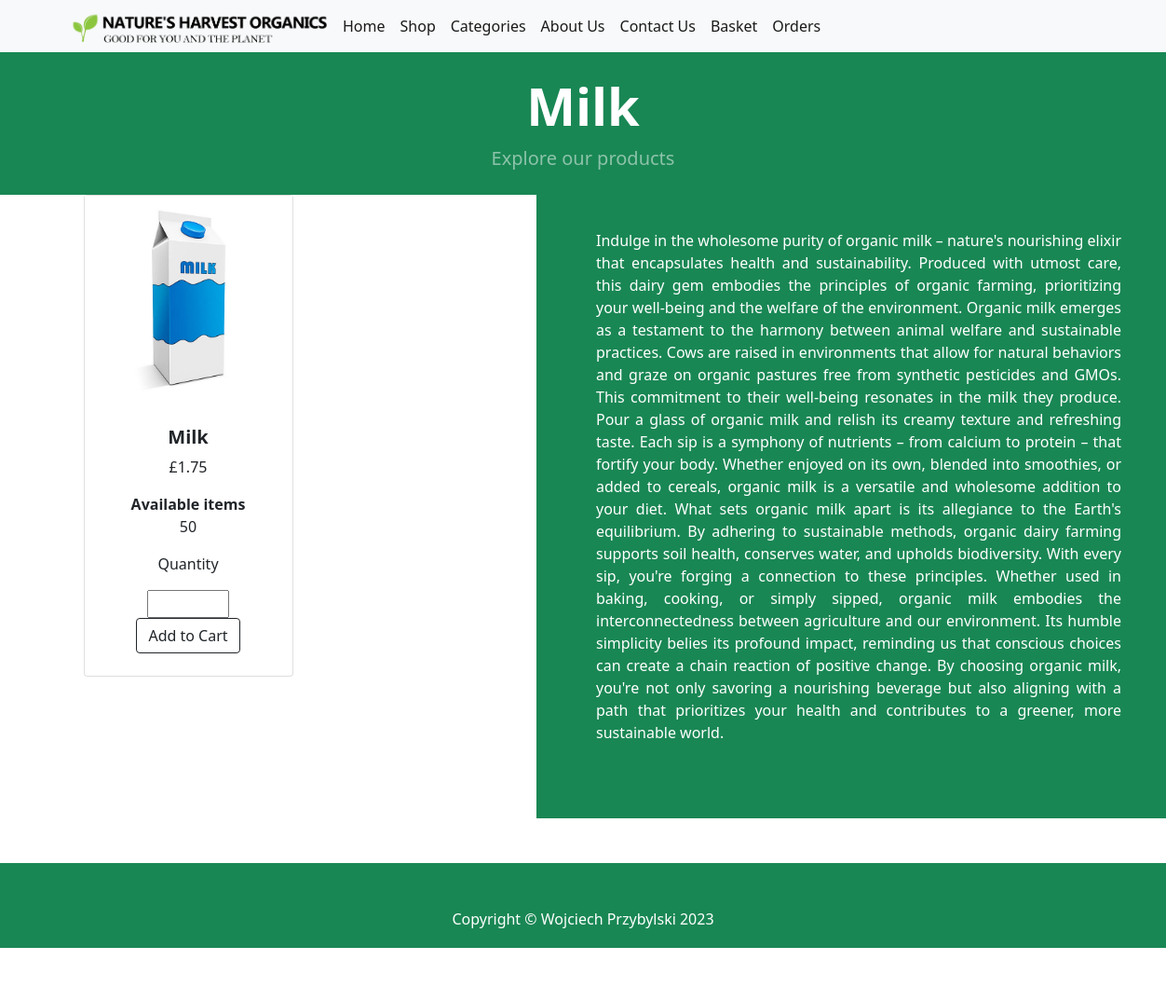
The app's page /Milk with its own data.
### tables this page shows
CREATE TABLE items (
	id INTEGER NOT NULL, 
	name VARCHAR(30) NOT NULL, 
	stock INTEGER NOT NULL, 
	price FLOAT NOT NULL, 
	type_id VARCHAR(15) NOT NULL, 
	PRIMARY KEY (id), 
	UNIQUE (name), 
	FOREIGN KEY(type_id) REFERENCES types (id)
);

### application/__init__.py (the view)
    @app.route('/Milk')
    def milk():
        from application import models
        items = models.Items.query.all()
        baseUrl = '/static/'
        return render_template("indiv_items/milk.html", baseUrl=baseUrl, items=items)

### application/templates/indiv_items/milk.html (shortened to what this page needs)
{% extends 'base.html' %}
{% block content %}
    <header class="bg-success py-2">
        <div class="container px-4 px-lg-5 my-3">
            <div class="text-center text-white">
                <h1 class="display-4 fw-bolder">Milk</h1>
                <p class="lead fw-normal text-white-50 mb-0">Explore our products</p>
            </div>
        </div>
    </header>
    <section class="py-5">
        <div class="container px-4 px-lg-5 mt-5">
            <div class="row gx-4 gx-lg-5 row-cols-2 row-cols-md-3 row-cols-xl-4 justify-content-center">
                {% for item in items %}
                {% if item.name == 'Milk' %}
                <div class="col mb-5" style="translate: -26.5rem;">
                        <div class="card h-100">
                            <a class="pic" href="/{{item.name}}"><img src="{{ baseUrl }}assets/images/{{item.id}}.jpg"></img></a>
                            <div class="card-body p-4">
                                <div class="text-center">
                                    <h5 class="fw-bolder">{{item.name}}</h5>
                                        <p class="">£{{ "%.2f" | format(item.price) }}</p>
                                    <div>
                                        <b class="fw-bolder">Available items</b>
                                        <p class="">{{item.stock}}</p>
                                    </div>
                                    <div>
                                        <p>Quantity</p>
                                        <form action="{{ url_for('add_to_cart') }}" method="POST">
                                            <input name="quantity" type="number" min="1" max="{{item.stock}}">
                                            <button class="btn btn-outline-dark mt-auto" name="add_item" type="submit">Add to Cart</button>
                                        </form>
                                    </div>
                                </div>
                            </div/div>
                        </div>
                </div>
                {% endif %}
                {% endfor %}
            </div>
            <div class="disc">
                <p>Indulge in the wholesome purity of organic milk – nature's nourishing elixir that encapsulates health and sustainability. Produced with utmost care, this dairy gem embodies the principles of organic farming, prioritizing your well-being and the welfare of the environment.
                    Organic milk emerges as a testament to the harmony between animal welfare and sustainable practices. Cows are raised in environments that allow for natural behaviors and graze on organic pastures free from synthetic pesticides and GMOs. This commitment to their well-being resonates in the milk they produce.
                    Pour a glass of organic milk and relish its creamy texture and refreshing taste. Each sip is a symphony of nutrients – from calcium to protein – that fortify your body. Whether enjoyed on its own, blended into smoothies, or added to cereals, organic milk is a versatile and wholesome addition to your diet.
                    What sets organic milk apart is its allegiance to the Earth's equilibrium. By adhering to sustainable methods, organic dairy farming supports soil health, conserves water, and upholds biodiversity. With every sip, you're forging a connection to these principles.
                    Whether used in baking, cooking, or simply sipped, organic milk embodies the interconnectedness between agriculture and our environment. Its humble simplicity belies its profound impact, reminding us that conscious choices can create a chain reaction of positive change. By choosing organic milk, you're not only savoring a nourishing beverage but also aligning with a path that prioritizes your health and contributes to a greener, more sustainable world.
                    </p>
        </div>
        </div>
    </section>
{% endblock %}

### records on screen
items: name "Milk", price "1.75", stock "50"
